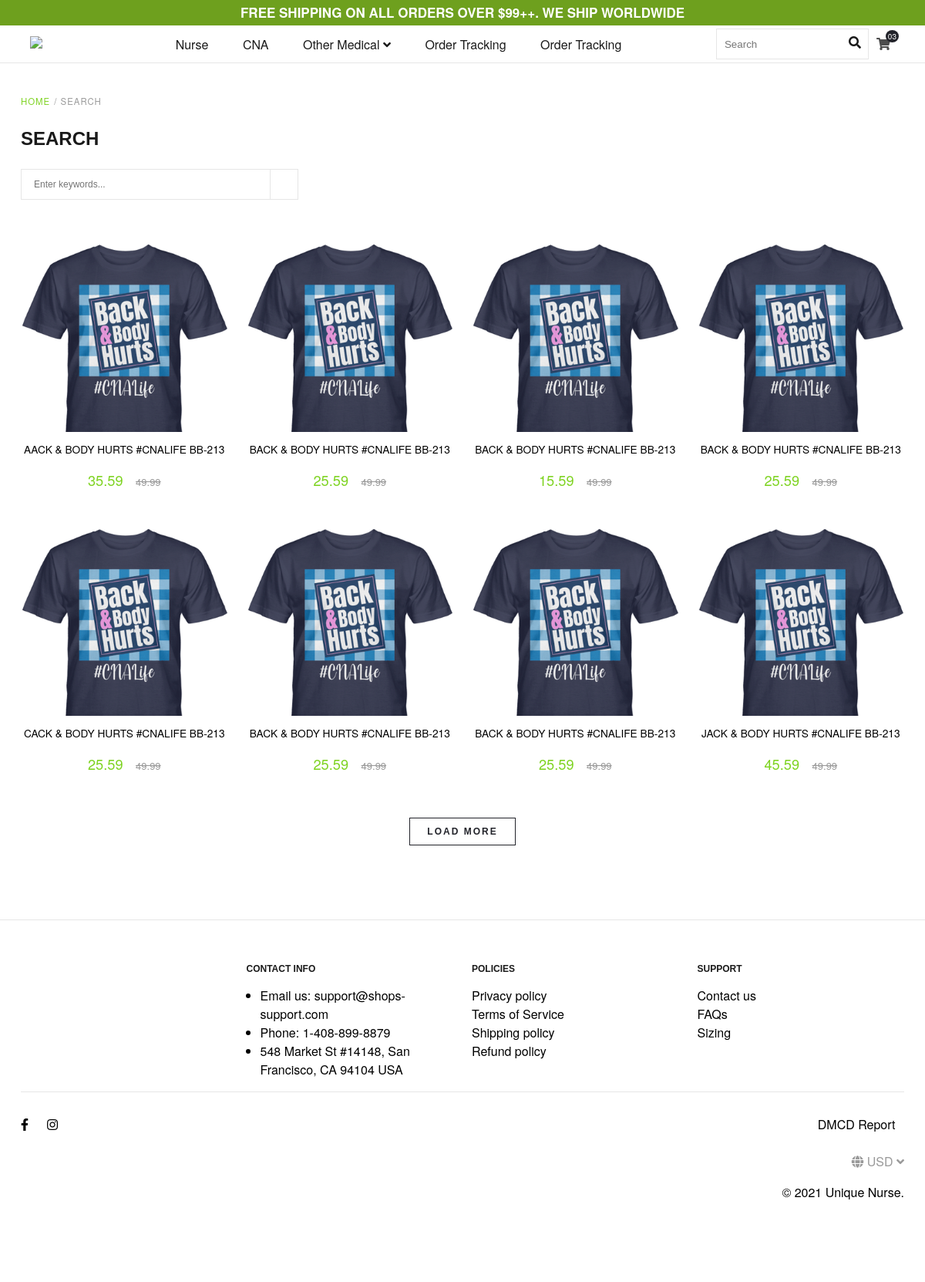
Before: /search.php with the older database file.
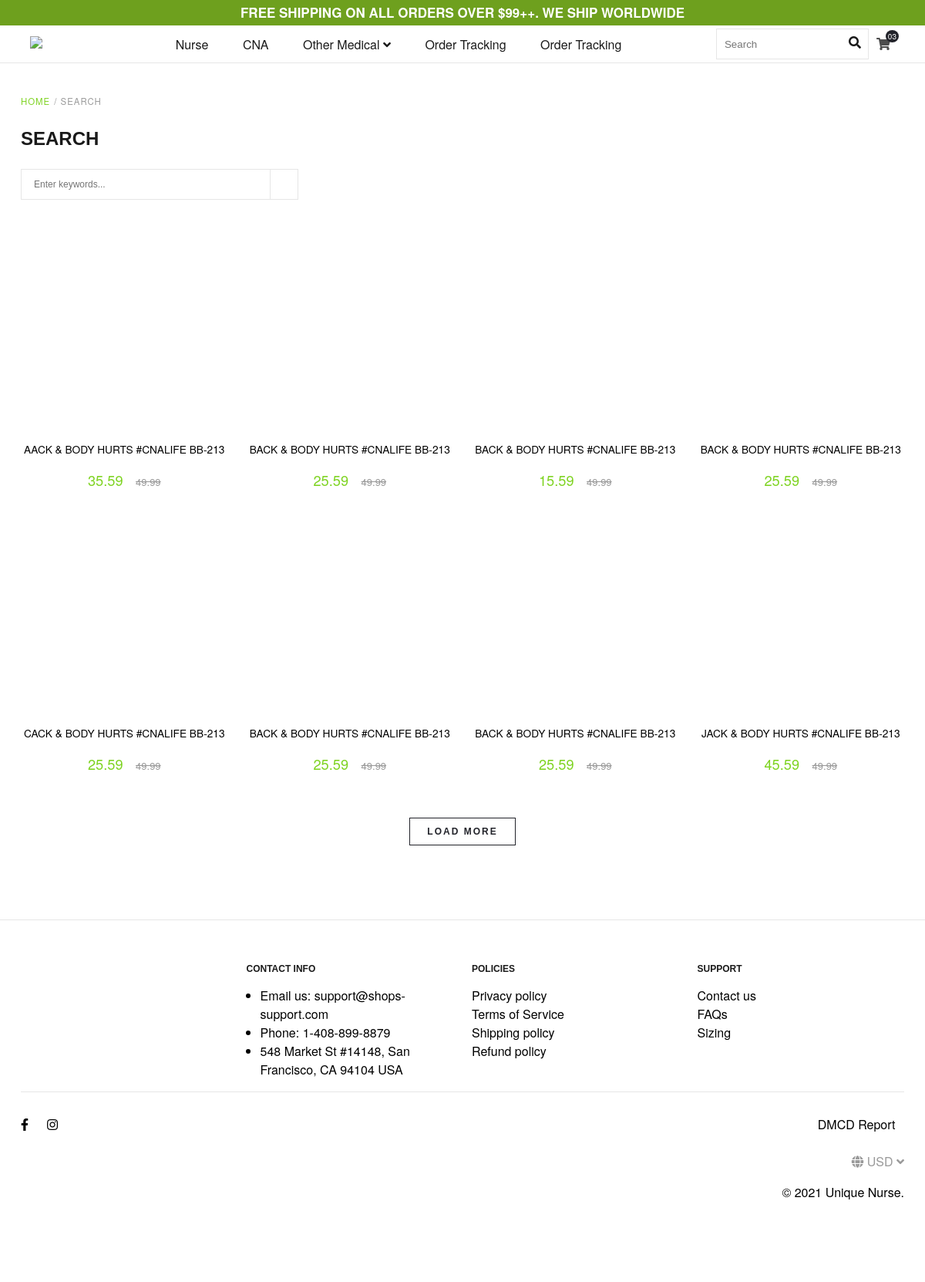
After: the same page with the newer database file.
### tables this page shows
CREATE TABLE `products` (
  `product_id` int(11) NOT NULL,
  `category_id` int(11) NOT NULL COMMENT 'danh mục sản phẩm',
  `product_type_id` int(11) NOT NULL COMMENT 'loại sản phẩm',
  `product_name` varchar(255) NOT NULL COMMENT 'tên sản phẩm',
  `product_desc` varchar(255) NOT NULL COMMENT 'mô tả sản phẩm',
  `product_status` varchar(20) NOT NULL COMMENT 'trạng thái sản phẩm(1 là hiện, 2 ẩn)',
  `product_star_range` varchar(50) NOT NULL COMMENT 'số lượng ngôi sao tối đa 5',
  `product_price_cost` varchar(50) NOT NULL COMMENT 'giá gốc',
  `product_price_sale` varchar(50) NOT NULL COMMENT 'giá khuyến mãi'
);

CREATE TABLE `product_images` (
  `product_image_id` int(11) NOT NULL,
  `product_id` int(11) NOT NULL,
  `product_image_url` varchar(255) NOT NULL,
  `product_image_avatar` varchar(200) NOT NULL COMMENT 'hình ảnh đại diện cho sản phẩm(1: chọn)',
  `product_type_id` int(11) NOT NULL,
  `style_id` int(11) NOT NULL,
  `color_id` int(11) NOT NULL
);

### config-t/config.php (called while the page is built, shortened)
<?php
include 'MySQL.php';
$config = [
    'dbuser' => "root",
    'dbpassword' => "",
    'dbname' => "database_theme1",
    'dbhost' => "localhost",
    'dbport' => "3306",
    'encoding' => "utf8mb4"
];
$MySQL = MySQL::getInstance($config);

### config-t/inc.mysql/class.core.php (called while the page is built, shortened)
<?php
$ezsql_mysqli_str = array(
    1 => 'Require $dbuser and $dbpassword to connect to a database server',
    2 => 'Error establishing mySQLi database connection. Correct user/password? Correct hostname? Database server running?',
    3 => 'Require $dbname to select a database',
    4 => 'mySQLi database connection is not active',
    5 => 'Unexpected error while trying to select database'
);
class MySQLCore extends QueryPattern {
    var $show_errors = true;
    var $num_queries = 0;
    var $conn_queries = 0;
    var $timers = array();
    var $dbname = false;
    var $encoding = false;
    public function __construct($config = ['dbuser' => '', 'dbpassword' => '', 'dbname' => '', 'dbhost' => 'localhost', 'dbport' => 3306, 'encoding' => 'utf8']) {
        $this->dbuser = $config['dbuser'];
        $this->dbpassword = $config['dbpassword'];
        $this->dbname = $config['dbname'];
        $this->encoding = $config['encoding'];
    }
    function connect($dbuser = '', $dbpassword = '', $dbhost = 'localhost', $dbport = false) {
        global $ezsql_mysqli_str;
        $return_val = false;
        if (!$dbuser) {
            $this->register_error($ezsql_mysqli_str[1] . ' in ' . __FILE__ . ' on line ' . __LINE__);
            $this->show_errors ? trigger_error($ezsql_mysqli_str[1], E_USER_WARNING) : null;
            $this->print_error($ezsql_mysqli_str[1]);
            exit();
        } else {
            $this->dbh = new mysqli($dbhost, $dbuser, $dbpassword, '', $dbport);
            if ($this->dbh->connect_errno) {
                $this->register_error($ezsql_mysqli_str[2] . ' in ' . __FILE__ . ' on line ' . __LINE__);
                $this->show_errors ? trigger_error($ezsql_mysqli_str[2], E_USER_WARNING) : null;
                $this->print_error($ezsql_mysqli_str[2]);
                exit();
            } else {
                $return_val = true;
                $this->conn_queries = 0;
            }
        }
        return $return_val;
    }
    function select($dbname = '', $encoding = '') {
        global $ezsql_mysqli_str;
        $return_val = false;
        if (!$dbname) {
            $this->register_error($ezsql_mysqli_str[3] . ' in ' . __FILE__ . ' on line ' . __LINE__);
            $this->show_errors ? trigger_error($ezsql_mysqli_str[3], E_USER_WARNING) : null;
        }
        else if (!$this->dbh) {
            $this->register_error($ezsql_mysqli_str[4] . ' in ' . __FILE__ . ' on line ' . __LINE__);
            $this->show_errors ? trigger_error($ezsql_mysqli_str[4], E_USER_WARNING) : null;
        }
        else if (!@$this->dbh->select_db($dbname)) {
            if (!$str = @$this->dbh->error)
                $str = $ezsql_mysqli_str[5];
            $this->register_error($str . ' in ' . __FILE__ . ' on line ' . __LINE__);
            $this->show_errors ? trigger_error($str, E_USER_WARNING) : null;
        }
        else {
            $this->dbname = $dbname;
            if ($encoding != '') {
                $encoding = strtolower(str_replace("-", "", $encoding));
                $charsets = array();
                $result = $this->dbh->query("SHOW CHARACTER SET");
                while ($row = $result->fetch_array(MYSQLI_ASSOC)) {
                    $charsets[] = $row["Charset"];
                }
                if (in_array($encoding, $charsets)) {
                    $this->dbh->query("SET NAMES '" . $encoding . "'");
                }
            }
            $return_val = true;
        }
        return $return_val;
    }
    function escape($str) {
        return $this->dbh->escape_string(stripslashes($str));
    }
    function query($query) {
        $return_val = 0;
        $query = trim($query);
        if (!isset($this->dbh) || !$this->dbh) {
            $this->select($this->dbname, $this->encoding);
        }
        $this->result = @$this->dbh->query($query);
        if (preg_match("/^(insert|delete|update|replace|truncate|drop|create|alter|begin|commit|rollback|set|lock|unlock|call)/i", $query)) {
            $is_insert = true;
            $this->rows_affected = @$this->dbh->affected_rows;
            if (preg_match("/^(insert|replace)\s+/i", $query)) {
                $this->insert_id = @$this->dbh->insert_id;
            }
            $return_val = $this->rows_affected;
        } else {
            $is_insert = false;
            $i = 0;
            $num_rows = 0;
            while ($row = @$this->result->fetch_object()) {
                $this->last_result[$num_rows] = $row;
                $num_rows++;
            }
            $this->num_rows = $num_rows;
            $return_val = $this->num_rows;
        }
        return $return_val;
    }
    function get_host_port($host, $default = false) {
        $port = $default;
        return array($host, $port);
    }
    function flush() {
        $this->last_result = null;
    }
    function get_row($query = null, $output = ARRAY_A, $y = 0) {
        if ($query) {
            $this->query($query);
        }
        if ($output == OBJECT) {
            return $this->last_result[$y] ? $this->last_result[$y] : null;
        }
        elseif ($output == ARRAY_A) {
            return $this->last_result[$y] ? get_object_vars($this->last_result[$y]) : null;
        }
        elseif ($output == ARRAY_N) {
            return $this->last_result[$y] ? array_values(get_object_vars($this->last_result[$y])) : null;
        }
        else {
            $this->show_errors ? trigger_error(" \$db->get_row(string query, output type, int offset) -- Output type must be one of: OBJECT, ARRAY_A, ARRAY_N", E_USER_WARNING) : null;
        }
    }
    function get_results($query = null, $output = ARRAY_A) {
        if ($query) {
            $this->query($query);
        }
        if ($output == OBJECT) {
            return $this->last_result;
        } elseif ($output == ARRAY_A || $output == ARRAY_N) {
            if ($this->last_result) {
                $i = 0;
                foreach ($this->last_result as $row) {
                    $new_array[$i] = get_object_vars($row);
                    $i++;
                }
                return $new_array;
            } else {
                return array();
            }
        }
    }
    function timer_get_cur() {
        list($usec, $sec) = explode(" ", microtime());
        return ((float) $usec + (float) $sec);
    }
    function timer_start($timer_name) {
        $this->timers[$timer_name] = $this->timer_get_cur();
    }
    function timer_elapsed($timer_name) {
        return round($this->timer_get_cur() - $this->timers[$timer_name], 2);
    }
    function _count($all = true, $increase = false) {
        if ($increase) {
            $this->num_queries++;
            $this->conn_queries++;
        }
        return ($all) ? $this->num_queries : $this->conn_queries;
    }
}

### config-t/MySQL.php (called while the page is built, shortened)
<?php
include 'inc.mysql/class.querypattern.php';
include 'inc.mysql/class.core.php';
class MySQL extends MySQLCore {
    public static $instance = NULL;
    public static function getInstance($config) {
        if (null === static::$instance) {
            static::$instance = new static($config);
        }
        return static::$instance;
    }
    public function findOne($table = FALSE, $query = array(), $field = array(), $order = array(), $limit = 1) {
        $sqlQuery = $this->selectQuery();
        $result = $this->get_row($sqlQuery, OBJECT);
        return $result;
    }
}

### config-t/inc.mysql/class.querypattern.php (called while the page is built, shortened)
<?php
class QueryPattern {
    public $table = NULL;
    public $query = NULL;
    public $limit = NULL;
    public function flushDataQuery() {
        $this->table = NULL;
        $this->query = NULL;
        $this->field = NULL;
        $this->order = NULL;
        $this->limit = NULL;
        $this->data = NULL;
    }
    public function selectQuery() {
        $sql = "SELECT * FROM `$this->table`";
        $sql .= $this->condition();
        if ($this->limit) {
            $sql .= " LIMIT $this->limit";
        }
        return $sql;
    }
    public function condition() {
        $return = " WHERE ";
        $_ors = $_ands = array();
        foreach ($this->query as $field => $value) {
            if ($field === '$or') {
                foreach ($value as $or) {
                    foreach ($or as $or_field => $or_value) {
                        if (is_array($or_value)) {
                            $_ors = array_merge($_ors, $this->condition_cmd($or_field, $or_value));
                        } else {
                            if (!is_int($or_value)) {
                                $or_value = "'" . $this->escape($or_value) . "'";
                            }
                            $_ors[] = "`$or_field` = $or_value";
                        }
                    }
                }
                $_ands[] = "(" . implode(" OR ", $_ors) . ")";
            } else {
                if (is_array($value)) {
                    $_ands = array_merge($_ands, $this->condition_cmd($field, $value));
                } else {
                    if (!is_int($value)) {
                        $value = "'" . $this->escape($value) . "'";
                    }
                    $_ands[] = "`$field` = $value";
                }
            }
        }
        $return .= implode(" AND ", $_ands);
        return $return;
    }
    public function setTable($table = FALSE) {
        $this->table = $table;
        return $this;
    }
    public function setQuery($query = array()) {
        $this->query = $query;
        return $this;
    }
    public function setLimit($limit = FALSE) {
        $this->limit = $limit;
        return $this;
    }
}

### search.php (the view, shortened to what the changed rows need)
<?php
include 'config-t/config.php';
$search = $MySQL->get_results("SELECT product_type_id,product_name,product_price_cost,product_price_sale FROM products WHERE product_status = 1");
?>
<?php
include 'inc/head.php';
?>
<section id="ss-search">
    <div class="container">
        <div class="search-product-list">
            <?php
            if ($search) {
                foreach ($search as $key_search => $value_search) {
                    $search_img = $MySQL->findOne("product_images", array("product_id" => $value_search['product_type_id'],"product_image_avatar"=>'1'));
                    ?>
                    <a href="#" class="search-product-item">
                        <div class="search-product-item-image-out">
                            <div class="search-product-item-image">
                                <img src="admin/uploads/<?php echo $search_img->product_image_url?>" alt="">
                            </div>
                        </div>
                        <div class="search-product-info">
                            <p><?php echo $value_search['product_name'] ?></p>
                            <div class="search-product-price-out">
                                <span class="search-product-price"><?php echo $value_search['product_price_sale']  ?></span>
                                <span class="search-product-price-old"><?php echo $value_search['product_price_cost'] ?></span>
                            </div>
                        </div>
                        <div class="search-product-sale">
                        </div>
                    </a>
                    <?php
                }
            }
            ?>
        </div>
    </div>
</section>
<?php
include 'inc/footer.php';
?>

Changed rows visible on the page:
changed through a linked row, products "AACK & BODY HURTS #CNALIFE BB-213": product_images.product_image_url: picture removed
changed through a linked row, products (number 2 of 8 on the later page): product_images.product_image_url: picture removed
changed through a linked row, products (number 3 of 8 on the later page): product_images.product_image_url: picture removed
changed through a linked row, products (number 4 of 8 on the later page): product_images.product_image_url: picture removed
changed through a linked row, products (number 5 of 8 on the later page): product_images.product_image_url: picture removed
changed through a linked row, products "CACK & BODY HURTS #CNALIFE BB-213": product_images.product_image_url: picture removed
changed through a linked row, products (number 7 of 8 on the later page): product_images.product_image_url: picture removed
changed through a linked row, products "JACK & BODY HURTS #CNALIFE BB-213": product_images.product_image_url: picture removed
